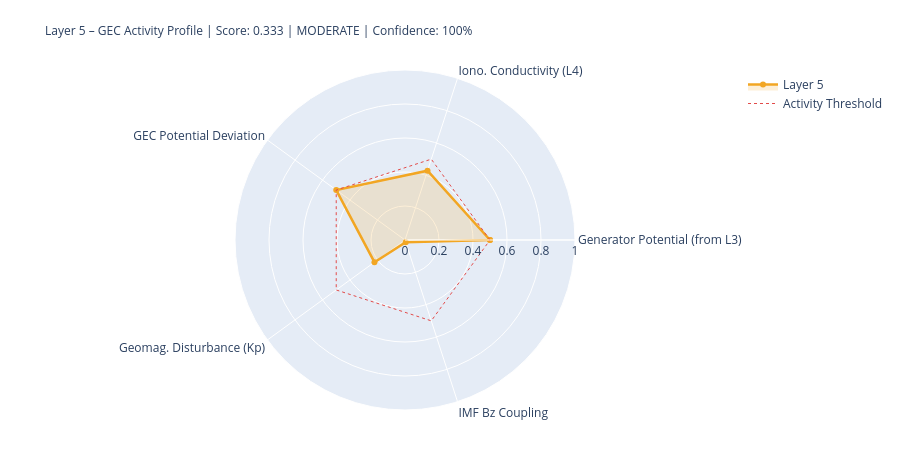

Notebook cell for this chart:
### Markdown cell above
---
## 5. State Assessment & Handoff to Layer 6

### Code cell
# ============================================================
# LAYER-5-SCORE
# ============================================================

# Components
# 1) Generator activity (Layer-3-driven)
gen_score = norm(generator_strength, 0.3, 2.0)
gen_src   = 'from_layer3' if l3_thunder_score is not None else 'estimated'

# 2) Ionospheric conductivity (Layer-4-driven)
iono_score = norm(iono_cond_factor, 0.7, 1.4)
iono_src   = 'from_layer4' if l4_ioniz is not None else 'estimated'

# 3) GEC potential deviation from reference
pot_score = norm(abs(delta_V_pct), 0, 30)  # 0 = at reference, 1 = 30% deviation
pot_src   = 'derived'

# 4) Geomagnetic disturbance (Kp) – modulates vertical currents
kp_score = norm(kp_val, 0, 9)
kp_src   = 'primary' if kp_now is not None else 'from_layer4'

# 5) IMF Bz coupling (southward = stronger M-I coupling → GEC influence)
bz_score = norm(-(bz_now or 0), -5, 30) if bz_now is not None else None
bz_src   = 'primary' if bz_now is not None else 'missing'

COMPONENTS = {
    'Generator Potential (from L3)':  {'score': gen_score,   'source': 'derived_from_layer3', 'dynamic': True},
    'Iono. Conductivity (L4)':      {'score': iono_score,  'source': iono_src, 'dynamic': True},
    'GEC Potential Deviation':      {'score': pot_score,   'source': pot_src,  'dynamic': True},
    'Geomag. Disturbance (Kp)':         {'score': kp_score,    'source': kp_src,   'dynamic': True},
    'IMF Bz Coupling':               {'score': bz_score,    'source': bz_src,   'dynamic': True},
}

available   = {k: v['score'] for k, v in COMPONENTS.items() if v['score'] is not None}
unavailable = [k for k, v in COMPONENTS.items() if v['score'] is None]
layer5_score = round(sum(available.values()) / len(available), 4) if available else None
confidence   = round(len(available) / len(COMPONENTS), 2)
level = ('unknown' if layer5_score is None
         else 'quiet'   if layer5_score < 0.3
         else 'moderate' if layer5_score < 0.6
         else 'active')
dominant_l5 = max(available, key=available.get) if available else 'none'

# Kp consistency: separate 1-min raw value from score value
kp_1m_raw   = kp_now          # directly from API (can be 0.0 during live measurement)
kp_for_score = kp_val          # from Layer-0 context or estimated value if needed
kp_score_src = kp_src

W = 68
print('=' * W)
print('LAYER 5 – GLOBAL ELECTRIC CIRCUIT – STATE ASSESSMENT')
print('=' * W)
for name, comp in COMPONENTS.items():
    s = comp['score']
    if s is not None:
        bar = '█' * int(s*20) + '░' * (20-int(s*20))
        print(f'  {name:<34} {bar}  {s:.3f}  [{comp["source"]}]')
    else:
        print(f'  {name:<34} {"─"*20}  n/a   [missing]')
print('-' * W)
print(f'  Score:         {layer5_score:.3f}  ({len(available)}/{len(COMPONENTS)} components)')
print(f'  Confidence:    {confidence:.0%}')
print(f'  Level:         {level.upper()}')
print(f'  Dominant:      {dominant_l5}')
print(f'  V_iono:        {V_iono_mod:.1f} kV  (Δ {delta_V_pct:+.1f}% vs. Ref)')
print(f'  I_total:       {I_total_mod:.1f} A   (Δ {delta_I_pct:+.1f}% vs. Ref)')
print('=' * W)

# Radar
cats   = list(available.keys())
vals_r = list(available.values())
if len(cats) >= 3:
    fig = go.Figure()
    fig.add_trace(go.Scatterpolar(
        r=vals_r + [vals_r[0]], theta=cats + [cats[0]],
        fill='toself', fillcolor='rgba(242,166,35,0.18)',
        line=dict(color='#F2A623', width=2.5), name='Layer 5'
    ))
    fig.add_trace(go.Scatterpolar(
        r=[0.5]*(len(cats)+1), theta=cats+[cats[0]],
        line=dict(color='#E24B4A', dash='dot', width=1),
        mode='lines', name='Activity Threshold'
    ))
    fig.update_layout(
        title=dict(
            text=f'Layer 5 – GEC Activity Profile | Score: {layer5_score:.3f} | {level.upper()} | Confidence: {confidence:.0%}',
            font=dict(size=12)
        ),
        polar=dict(radialaxis=dict(visible=True, range=[0,1])),
        height=450, showlegend=True,
        margin=dict(l=80, r=80, t=70, b=40)
    )
    fig.show()

### Figure 1 — Plotly figure (JSON) as saved in the notebook; plotly's stock layout.template omitted (floating-point values rounded to 4 significant figures)
{"data": [{"fill": "toself", "fillcolor": "rgba(242,166,35,0.18)", "line": {"color": "#F2A623", "width": 2.5}, "name": "Layer 5", "r": [0.5, 0.4287, 0.5, 0.2222, 0.0143, 0.5], "theta": ["Generator Potential (from L3)", "Iono. Conductivity (L4)", "GEC Potential Deviation", "Geomag. Disturbance (Kp)", "IMF Bz Coupling", "Generator Potential (from L3)"], "type": "scatterpolar"}, {"line": {"color": "#E24B4A", "dash": "dot", "width": 1}, "mode": "lines", "name": "Activity Threshold", "r": [0.5, 0.5, 0.5, 0.5, 0.5, 0.5], "theta": ["Generator Potential (from L3)", "Iono. Conductivity (L4)", "GEC Potential Deviation", "Geomag. Disturbance (Kp)", "IMF Bz Coupling", "Generator Potential (from L3)"], "type": "scatterpolar"}], "layout": {"height": 450, "margin": {"b": 40, "l": 80, "r": 80, "t": 70}, "polar": {"radialaxis": {"range": [0, 1], "visible": true}}, "showlegend": true, "title": {"font": {"size": 12}, "text": "Layer 5 – GEC Activity Profile | Score: 0.333 | MODERATE | Confidence: 100%"}}}
